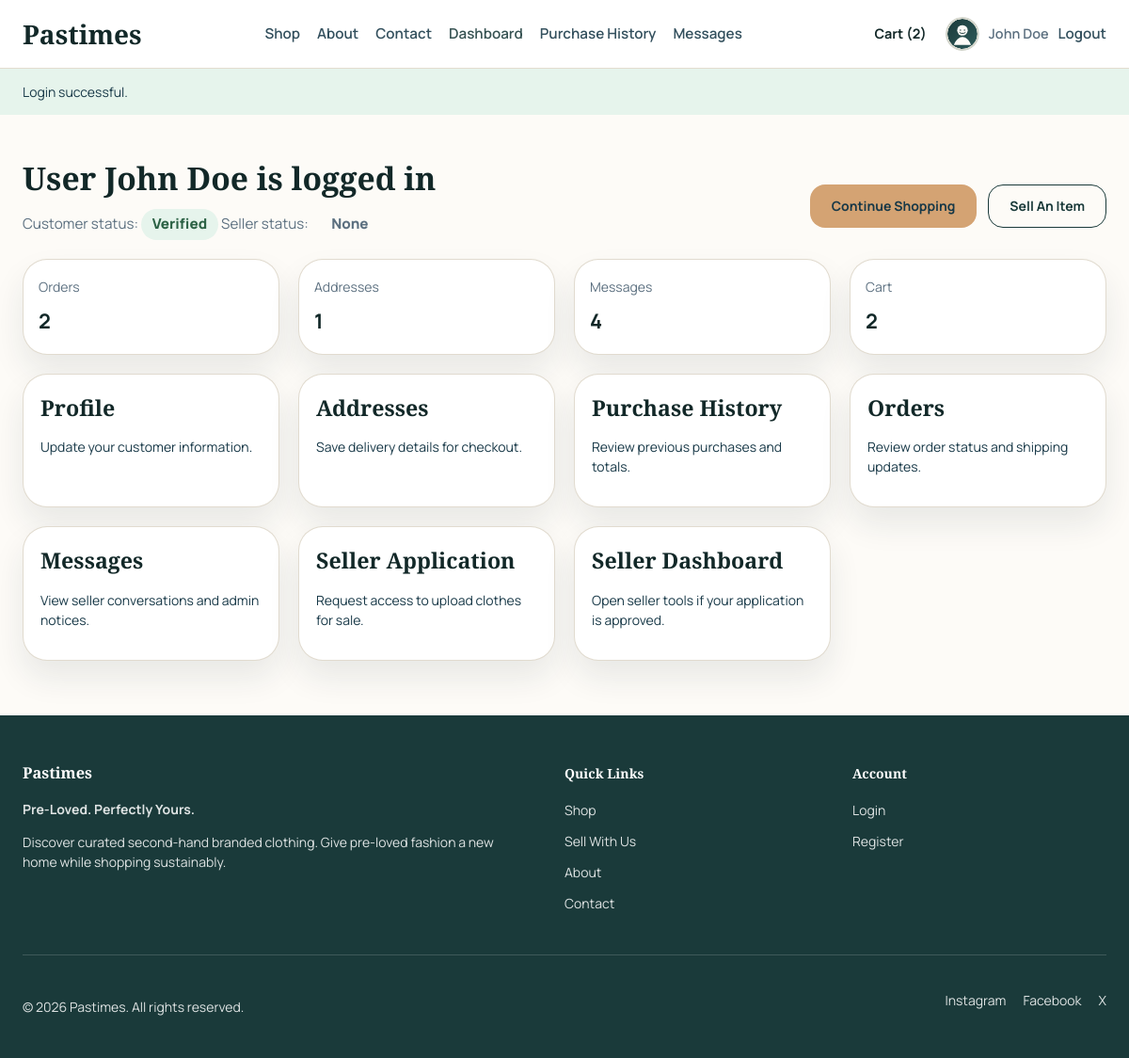
Screenshot of /dashboard.php (signed in) with the database file from the repository.
### tables this page shows
CREATE TABLE IF NOT EXISTS `tbluser` (
  `user_id` int(11) NOT NULL AUTO_INCREMENT,
  `full_name` varchar(120) NOT NULL,
  `first_name` varchar(60) NOT NULL,
  `last_name` varchar(60) NOT NULL,
  `username` varchar(60) NOT NULL,
  `email` varchar(120) NOT NULL,
  `password_hash` varchar(255) NOT NULL,
  `phone_number` varchar(20) DEFAULT NULL,
  `profile_image_path` varchar(255) DEFAULT NULL,
  `role` enum('customer','seller','admin') NOT NULL DEFAULT 'customer',
  `customer_status` enum('pending','verified','rejected') NOT NULL DEFAULT 'pending',
  `seller_status` enum('none','pending','approved','rejected') NOT NULL DEFAULT 'none',
  `is_active` tinyint(1) NOT NULL DEFAULT 1,
  `created_at` timestamp NOT NULL DEFAULT current_timestamp(),
  `updated_at` timestamp NOT NULL DEFAULT current_timestamp() ON UPDATE current_timestamp(),
  PRIMARY KEY (`user_id`),
  UNIQUE KEY `username` (`username`),
  UNIQUE KEY `email` (`email`)
);

### includes/Marketplace.php (called while the page is built, shortened)
<?php
final class Cart
{
    public static function getSessionCart(): array
    {
        $scopeKey = self::cartScopeKey();
        if ($_SESSION['cart_buckets'][$scopeKey] === []) {
            self::loadDatabaseCartIfNeeded();
        }
        return $_SESSION['cart_buckets'][$scopeKey];
    }
    public static function getCartCount(): int
    {
        return array_sum(self::getSessionCart());
    }
    private static function loadDatabaseCartIfNeeded(): void
    {
        $user = current_user();
        $scopeKey = self::cartScopeKey((int) $user['user_id']);
        try {
            $rows = db_all('SELECT clothes_id, quantity FROM tblCartItem WHERE user_id = ? ORDER BY cart_id ASC', 'i', [(int) $user['user_id']]);
            $cart = [];
            foreach ($rows as $row) {
                $cart[(int) $row['clothes_id']] = (int) $row['quantity'];
            }
        } catch (Throwable $exception) {
        }
    }
    private static function saveSessionCart(array $cart, ?string $scopeKey = null): void
    {
        $scopeKey = $scopeKey ?? self::cartScopeKey();
        foreach ($cart as $productId => $quantity) {
            $productId = (int) $productId;
            $quantity = (int) $quantity;
        }
    }
    private static function cartScopeKey(?int $userId = null): string
    {
        if ($userId === null) {
            $currentUser = current_user();
            $userId = (int) ($currentUser['user_id'] ?? 0);
        }
        return $userId > 0 ? 'user_' . $userId : 'guest';
    }
}

### dashboard.php (the view, shortened to what this page needs)
<?php
$user = require_user_login();
$orderCount = db_one('SELECT COUNT(*) AS total FROM tblOrder WHERE user_id = ?', 'i', [(int) $user['user_id']]);
$addressCount = db_one('SELECT COUNT(*) AS total FROM tblAddress WHERE user_id = ?', 'i', [(int) $user['user_id']]);
$messageCount = db_one('SELECT COUNT(*) AS total FROM tblMessage WHERE receiver_user_id = ? OR sender_user_id = ? OR is_broadcast = 1', 'ii', [(int) $user['user_id'], (int) $user['user_id']]);
require_once __DIR__ . '/includes/header.php';
?>
<section class="section section-tight">
    <div class="container dashboard-head">
        <div>
            <h1>User <?= e($user['full_name']); ?> is logged in</h1>
            <p>Customer status: <?= status_badge($user['customer_status']); ?> Seller status: <?= status_badge($user['seller_status']); ?></p>
        </div>
        <div class="dashboard-actions">
            <a class="button button-sand" href="<?= e(app_url('shop.php')); ?>">Continue Shopping</a>
            <a class="button button-light" href="<?= e(app_url('request-seller.php')); ?>">Sell An Item</a>
        </div>
    </div>
    <div class="container summary-grid">
        <article class="summary-card"><span>Orders</span><strong><?= e((string) ($orderCount['total'] ?? 0)); ?></strong></article>
        <article class="summary-card"><span>Addresses</span><strong><?= e((string) ($addressCount['total'] ?? 0)); ?></strong></article>
        <article class="summary-card"><span>Messages</span><strong><?= e((string) ($messageCount['total'] ?? 0)); ?></strong></article>
        <article class="summary-card"><span>Cart</span><strong><?= e((string) cart_count()); ?></strong></article>
    </div>
    <div class="container dashboard-grid">
        <a class="dashboard-card" href="<?= e(app_url('profile.php')); ?>"><h2>Profile</h2><p>Update your customer information.</p></a>
        <a class="dashboard-card" href="<?= e(app_url('addresses.php')); ?>"><h2>Addresses</h2><p>Save delivery details for checkout.</p></a>
        <a class="dashboard-card" href="<?= e(app_url('purchase-history.php')); ?>"><h2>Purchase History</h2><p>Review previous purchases and totals.</p></a>
        <a class="dashboard-card" href="<?= e(app_url('orders.php')); ?>"><h2>Orders</h2><p>Review order status and shipping updates.</p></a>
        <a class="dashboard-card" href="<?= e(app_url('messages.php')); ?>"><h2>Messages</h2><p>View seller conversations and admin notices.</p></a>
        <a class="dashboard-card" href="<?= e(app_url('request-seller.php')); ?>"><h2>Seller Application</h2><p>Request access to upload clothes for sale.</p></a>
        <a class="dashboard-card" href="<?= e(app_url('seller/dashboard.php')); ?>"><h2>Seller Dashboard</h2><p>Open seller tools if your application is approved.</p></a>
    </div>
</section>
<?php require_once __DIR__ . '/includes/footer.php'; ?>

### includes/header.php (shortened to what this page needs)
<?php
$user = current_user();
$admin = current_admin();
$flash = get_flash();
$currentPath = basename(parse_url($_SERVER['REQUEST_URI'] ?? '', PHP_URL_PATH) ?: '');
$stylesVersion = @filemtime(__DIR__ . '/../css/styles.css') ?: time();
?>
<!DOCTYPE html>
<html lang="en">
<head>
    <link rel="stylesheet" href="<?= e(app_url('css/styles.css?v=' . $stylesVersion)); ?>">
</head>
<body>
<header class="site-header">
    <div class="container nav-shell">
        <a class="brand-mark" href="<?= e(app_url('index.php')); ?>">Pastimes</a>
        <nav class="site-nav">
            <a class="nav-link<?= $currentPath === 'shop.php' ? ' is-active' : ''; ?>" href="<?= e(app_url('shop.php')); ?>">Shop</a>
            <a class="nav-link<?= $currentPath === 'about.php' ? ' is-active' : ''; ?>" href="<?= e(app_url('about.php')); ?>">About</a>
            <a class="nav-link<?= $currentPath === 'contact.php' ? ' is-active' : ''; ?>" href="<?= e(app_url('contact.php')); ?>">Contact</a>
            <?php if ($user): ?>
                <a class="nav-link<?= $currentPath === 'dashboard.php' ? ' is-active' : ''; ?>" href="<?= e(app_url('dashboard.php')); ?>">Dashboard</a>
                <a class="nav-link<?= $currentPath === 'purchase-history.php' ? ' is-active' : ''; ?>" href="<?= e(app_url('purchase-history.php')); ?>">Purchase History</a>
                <a class="nav-link<?= $currentPath === 'messages.php' ? ' is-active' : ''; ?>" href="<?= e(app_url('messages.php')); ?>">Messages</a>
            <?php endif; ?>
        </nav>
        <div class="nav-actions">
            <a class="cart-link" href="<?= e(app_url('cart.php')); ?>">Cart (<?= e((string) cart_count()); ?>)</a>
            <?php if ($admin): ?>
                <a class="button button-dark button-small admin-top-button" href="<?= e(app_url('admin/index.php')); ?>">Admin Panel</a>
                <a class="button button-light button-small header-action-button" href="<?= e(app_url('admin/messages.php')); ?>">Admin Messages</a>
                <span class="nav-user">Admin <?= e($admin['full_name']); ?></span>
                <a class="nav-link" href="<?= e(app_url('logout.php?scope=admin')); ?>">Logout</a>
            <?php elseif ($user): ?>
                <span class="nav-user nav-user-with-avatar">
                    <span class="nav-avatar-frame">
                        <img class="nav-avatar" src="<?= e(app_url(user_avatar_path($user))); ?>" alt="<?= e($user['full_name']); ?> profile picture">
                    </span>
                    <span><?= e($user['full_name']); ?></span>
                </span>
                <a class="nav-link" href="<?= e(app_url('logout.php')); ?>">Logout</a>
            <?php endif; ?>
        </div>
    </div>
</header>
<?php if ($flash): ?>
    <div class="flash flash-<?= e($flash['type']); ?>">
        <div class="container">
            <?= e($flash['message']); ?>
        </div>
    </div>
<?php endif; ?>
<main class="page-shell">

### includes/functions.php (shortened to what this page needs)
<?php
function app_url(string $path = ''): string
{
    $suffix = ltrim($path, '/');
    $base = defined('APP_URL_BASE') ? APP_URL_BASE : '';
    return $suffix === '' ? ($base ?: '/') : ($base . '/' . $suffix);
}
function e(?string $value): string
{
    return htmlspecialchars((string) $value, ENT_QUOTES, 'UTF-8');
}
function get_flash(): ?array
{
    $flash = $_SESSION['flash'];
    return $flash;
}
function db(): mysqli
{
    static $connection = null;
    if ($connection instanceof mysqli) {
        return $connection;
    }
    $connection = getDBConnection(true);
    return $connection;
}
function bind_params(mysqli_stmt $statement, string $types, array &$params): void
{
    $bindParams = [$types];
    foreach ($params as $key => &$value) {
        $bindParams[] = &$value;
    }
    call_user_func_array([$statement, 'bind_param'], $bindParams);
}
function db_one(string $sql, string $types = '', array $params = []): ?array
{
    $statement = db()->prepare($sql);
    if ($types !== '' && $params !== []) {
        bind_params($statement, $types, $params);
    }
    $statement->execute();
    $result = $statement->get_result();
    $row = $result ? $result->fetch_assoc() : null;
    return $row ?: null;
}
function db_all(string $sql, string $types = '', array $params = []): array
{
    $statement = db()->prepare($sql);
    if ($types !== '' && $params !== []) {
        bind_params($statement, $types, $params);
    }
    $statement->execute();
    $result = $statement->get_result();
    $rows = $result ? $result->fetch_all(MYSQLI_ASSOC) : [];
    return $rows;
}
function current_user(): ?array
{
    return db_one('SELECT * FROM tblUser WHERE user_id = ?', 'i', [(int) $_SESSION['user_id']]);
}
function current_admin(): ?array
{
    if (!isset($_SESSION['admin_id'])) {
        return null;
    }
    return db_one('SELECT * FROM tblAdmin WHERE admin_id = ?', 'i', [(int) $_SESSION['admin_id']]);
}
function require_user_login(): array
{
    $user = current_user();
    return $user;
}
function cart_count(): int
{
    return Cart::getCartCount();
}
function status_badge(string $status): string
{
    $safe = strtolower($status);
    return '<span class="badge badge-' . e($safe) . '">' . e(ucfirst($status)) . '</span>';
}
function user_avatar_path(array $user): string
{
    $imagePath = str_replace('\\', '/', trim((string) ($user['profile_image_path'] ?? '')));
    return 'assets/images/uploads/default-avatar.svg';
}

### rows the page displays
tbluser: full_name "John Doe", customer_status "Verified None", user_id "2"

### other values shown
cart_count() "2"
$flash['message'] "Login successful."
$orderCount['total'] "2"
$addressCount['total'] "1"
$messageCount['total'] "4"
